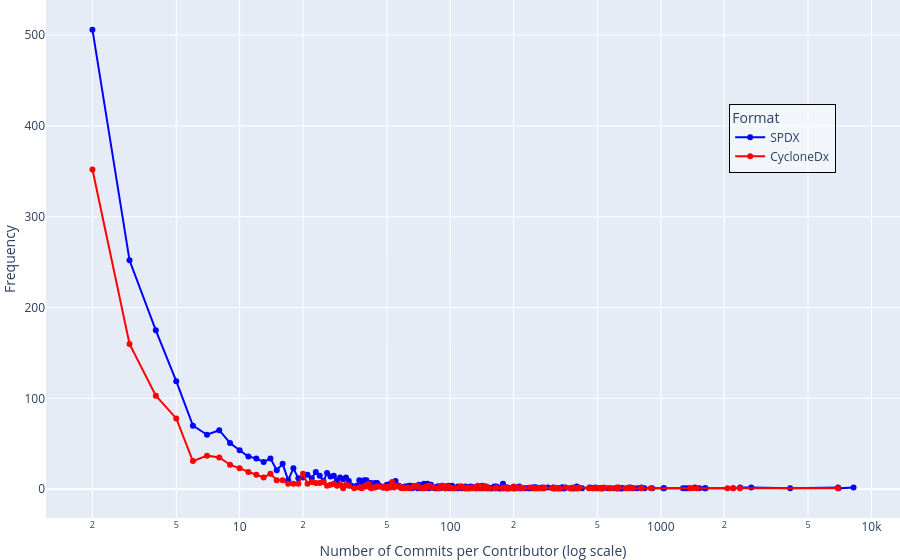

Source (notebook cell):
### Code cell
import pandas as pd
import plotly.graph_objects as go
import plotly.io as pio
import pickle

from collections import Counter
    
with open('commit_counts_by_repo.pkl', 'rb') as f:
    commit_count_repos = pickle.load(f)

df = pd.read_csv('CycloneNSpdxTools_with_dates.csv')

spdx_counter = Counter()
cyclonedx_counter = Counter()
for index, row in df.iterrows():
    if row['Format'] == 'SPDX':
        spdx_counter.update(v for v in commit_count_repos[row['Repo']].values() if v > 1)
    elif row['Format'] == 'CycloneDx':
        cyclonedx_counter.update(v for v in commit_count_repos[row['Repo']].values() if v > 1)

# Sort the counts for plotting
spdx_x, spdx_y = zip(*sorted(spdx_counter.items()))
cyclonedx_x, cyclonedx_y = zip(*sorted(cyclonedx_counter.items()))

# Create the line plot
fig = go.Figure()

fig.add_trace(go.Scatter(
    x=spdx_x,
    y=spdx_y,
    mode='lines+markers',
    name='SPDX',
    line=dict(color='blue')
))

fig.add_trace(go.Scatter(
    x=cyclonedx_x,
    y=cyclonedx_y,
    mode='lines+markers',
    name='CycloneDx',
    line=dict(color='red')
))

# Update layout
fig.update_layout(
    # title='Commit Count Distribution for SPDX and CycloneDx',
    xaxis=dict(title='Number of Commits per Contributor (log scale)', type='log'),
    yaxis_title='Frequency',
    legend_title='Format',
    margin=dict(l=0, r=0, t=0, b=0),
    legend=dict(
        title='Format',
        x=0.8,
        y=0.8,
        bgcolor='rgba(255, 255, 255, 0.5)',
        bordercolor='black',
        borderwidth=1
    )
)

pio.write_image(fig, 'commit_count_distribution.pdf', format='pdf')

# Show the plot
fig.show()

### Figure 1 — Plotly figure (JSON) as saved in the notebook; plotly's stock layout.template omitted (floating-point values rounded to 4 significant figures; data arrays with more than 128 entries replaced by an {"elided": "..."} marker saying what was removed)
{"data": [{"line": {"color": "blue"}, "mode": "lines+markers", "name": "SPDX", "type": "scatter", "x": {"elided": "250 int values"}, "y": {"elided": "250 int values"}}, {"line": {"color": "red"}, "mode": "lines+markers", "name": "CycloneDx", "type": "scatter", "x": {"elided": "176 int values"}, "y": {"elided": "176 int values"}}], "layout": {"legend": {"bgcolor": "rgba(255, 255, 255, 0.5)", "bordercolor": "black", "borderwidth": 1, "title": {"text": "Format"}, "x": 0.8, "y": 0.8}, "margin": {"b": 0, "l": 0, "r": 0, "t": 0}, "xaxis": {"title": {"text": "Number of Commits per Contributor (log scale)"}, "type": "log"}, "yaxis": {"title": {"text": "Frequency"}}}}
